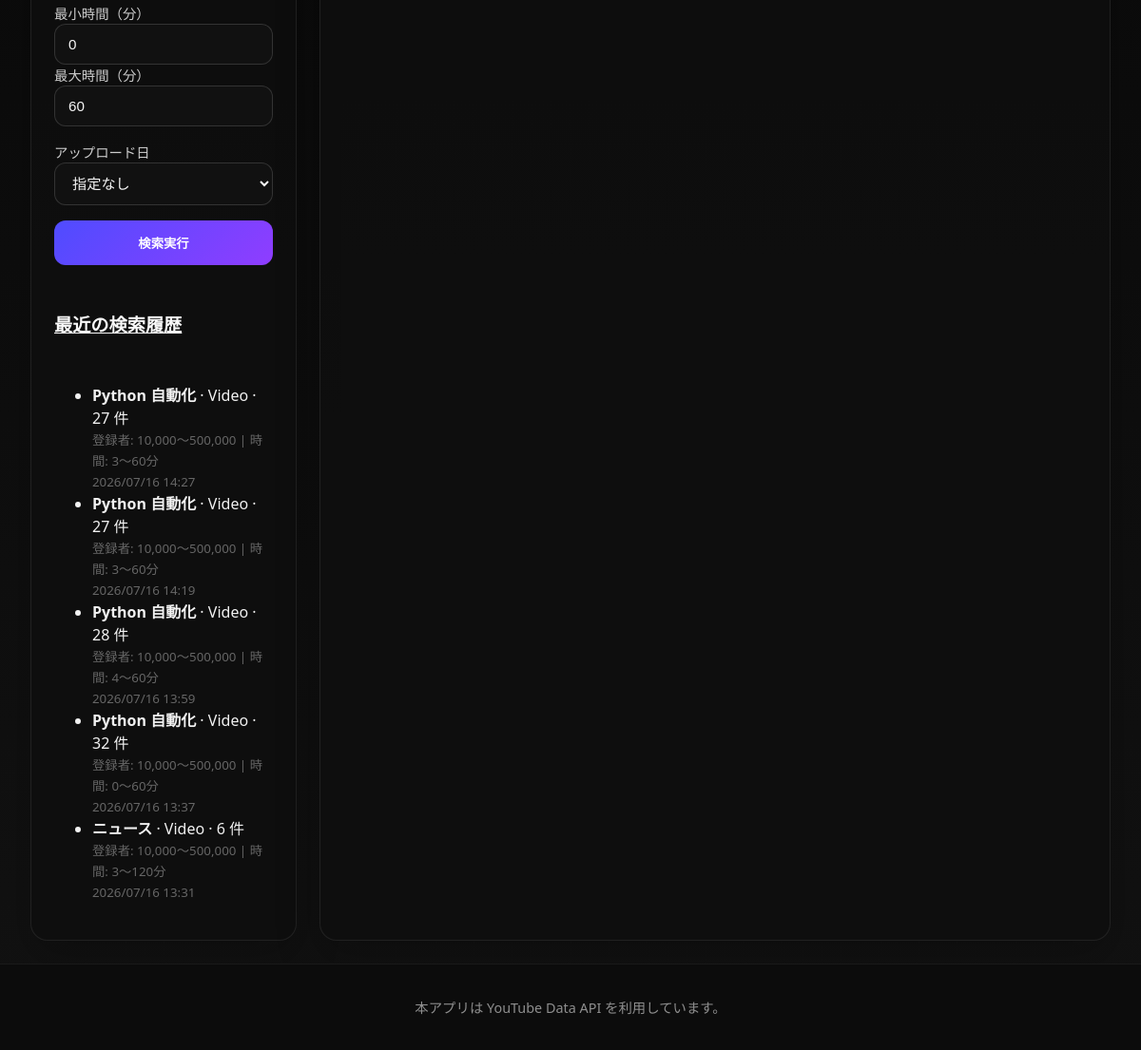
The app's page / (signed in, lower part), older data.
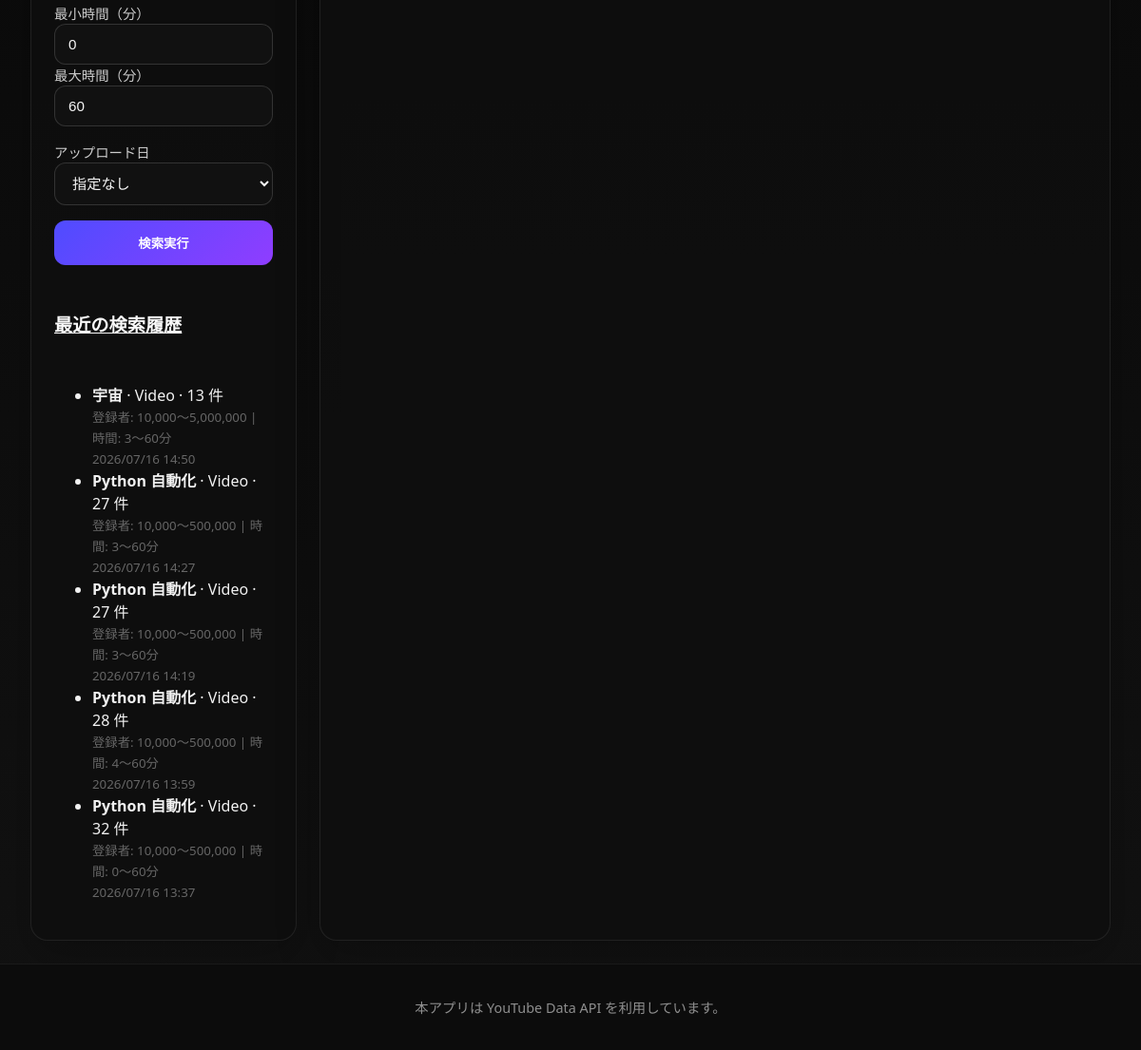
The same page, newer data.
### youtube_app/models.py (models this page shows, shortened)
class SearchHistory(models.Model):
    target = models.CharField(max_length=16, default='video')
    query = models.CharField(max_length=255)
    max_results = models.PositiveSmallIntegerField(default=50)
    order = models.CharField(max_length=32, default='viewCount')
    lower_threshold = models.PositiveIntegerField(default=100000)
    upper_threshold = models.PositiveIntegerField(default=500000)
    min_duration = models.PositiveIntegerField(default=0)
    max_duration = models.PositiveIntegerField(default=60)
    date_option = models.CharField(max_length=16, default='none')
    results_count = models.PositiveIntegerField(default=0)
    created_at = models.DateTimeField(auto_now_add=True)
    user = models.ForeignKey(User, on_delete=models.CASCADE, related_name='search_histories', null=True, blank=True)
    class Meta:
        ordering = ['-created_at']

### youtube_app/views.py (the view, shortened to what this page needs)
# urls.py: path('', views.search_view, name='search'),
@login_required # 検索もログイン必須にする場合
def search_view(request):
    if not request.GET and 'last_search_params' in request.session:
        saved_params = request.session['last_search_params']
        context = get_query_parameters(request) # デフォルト値で初期化
        context.update(saved_params)            # 保存されていた値で上書き
    else:
        context = get_query_parameters(request)
    context['base_query_string'] = build_query_string_without_select(request)
    context['is_video_mode'] = context['target'] == 'video'
    context['results'] = []
    context['error_message'] = ''
    context['recent_history'] = SearchHistory.objects.filter(user=request.user)[:5] if request.user.is_authenticated else []
    return render(request, 'youtube_app/search.html', context)

### youtube_app/views.py (called while the page is built)
def get_query_parameters(request: HttpRequest) -> dict:
    return {
        'target': request.GET.get('target', 'video'),
        'query': request.GET.get('query', 'Python 自動化'),
        'max_results': int(request.GET.get('max_results', 50) or 50),
        'order': request.GET.get('order', 'viewCount'),
        'lower_threshold': int(request.GET.get('lower_threshold', 100000) or 100000),
        'upper_threshold': int(request.GET.get('upper_threshold', 500000) or 500000),
        'min_duration': int(request.GET.get('min_duration', 0) or 0),
        'max_duration': int(request.GET.get('max_duration', 60) or 60),
        'date_option': request.GET.get('date_option', 'none'),
        'selected_video_id': request.GET.get('select', ''),
    }

def build_query_string_without_select(request):
    params = request.GET.copy()
    params.pop('select', None)
    return params.urlencode()

### youtube_app/templates/youtube_app/search.html (shortened to what this page needs)
{% load static humanize %}
<!DOCTYPE html>
<html lang="ja">
<head>
    <link rel="stylesheet" href="{% static 'youtube_app/style.css' %}">
</head>
<body>
    <div class="page-shell">
        <main class="layout-grid">
            <section class="panel sidebar-panel">
                <div class="panel-card">
                    <form method="get" class="search-form">
                        <div class="field-group columns-2 video-filter">
                            <div>
                                <label for="min_duration">最小時間（分）</label>
                                <input id="min_duration" name="min_duration" type="number" min="0" value="{{ min_duration }}">
                            </div>
                            <div>
                                <label for="max_duration">最大時間（分）</label>
                                <input id="max_duration" name="max_duration" type="number" min="0" value="{{ max_duration }}">
                            </div>
                        </div>
                        <div class="field-group video-filter">
                            <label for="date_option">アップロード日</label>
                            <select id="date_option" name="date_option">
                                <option value="none" {% if date_option == 'none' %}selected{% endif %}>指定なし</option>
                            </select>
                        </div>
                        <div class="actions">
                            <button type="submit" class="primary-button">検索実行</button>
                        </div>
                    </form>
                </div>
                <div class="panel-card history-panel">
                    <h2><a href="{% url 'youtube_app:history' %}" style="color: inherit; text-decoration: underline;">最近の検索履歴</a></h2>
                    {% if recent_history %}
                        <ul class="history-list">
                            {% for history in recent_history %}
                                <li>
                                    <strong>{{ history.query }}</strong> · {{ history.target|title }} · {{ history.results_count }} 件<br>
                                    <small style="color: #666;">
                                        登録者: {{ history.lower_threshold|intcomma }}〜{{ history.upper_threshold|intcomma }}
                                        {% if history.target == 'video' %}| 時間: {{ history.min_duration }}〜{{ history.max_duration }}分{% endif %}<br>
                                        {{ history.created_at|date:'Y/m/d H:i' }}
                                    </small>
                                </li>
                            {% endfor %}
                        </ul>
                    {% else %}
                        <div class="message info">検索履歴はまだありません。</div>
                    {% endif %}
                </div>
            </section>
            <section class="panel results-panel">
            </section>
        </main>
        <footer class="app-footer">
            <p>本アプリは YouTube Data API を利用しています。</p>
        </footer>
    </div>
</body>
</html>

Row changes from the older to the newer data that the page shows:
no longer on this page (row unchanged): SearchHistory: query "ニュース", target "Video", results_count "6", lower_threshold "10,000", upper_threshold "500,000", min_duration "3", max_duration "120", created_at "2026/07/16 13:31"
added SearchHistory: query "宇宙", target "Video", results_count "13", lower_threshold "10,000", upper_threshold "5,000,000", min_duration "3", max_duration "60", created_at "2026/07/16 14:50"
